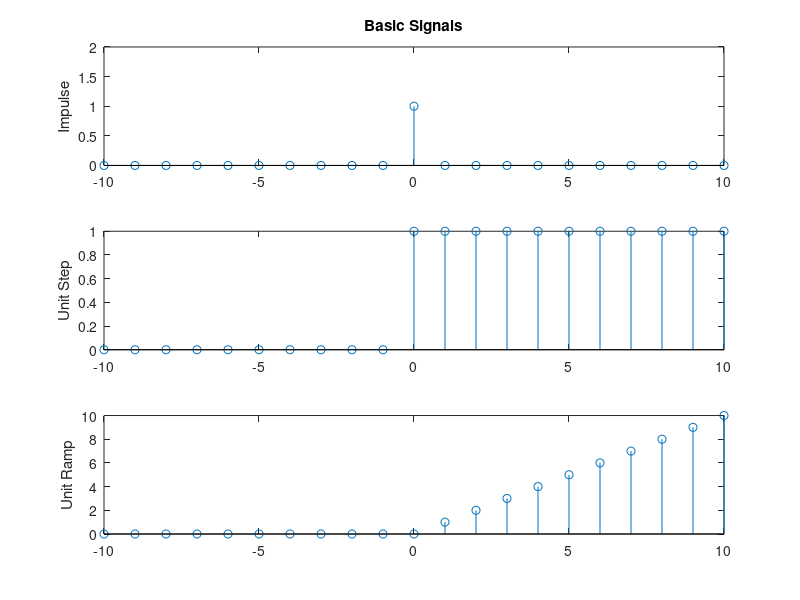

Here is the MATLAB script that generated this plot:
n = -10:10;
x1 = 1*(n==0);
x2 = 1*(n>=0);
x3 = n.*(n>0);
figure(9)
subplot(311)
stem(n,x1)
title('Basic Signals')
ylabel('Impulse')
axis([-10 10 0 2])
subplot(312)
stem(n,x2)
ylabel('Unit Step')
subplot(313)
stem(n,x3)
ylabel('Unit Ramp')
axis([-10 10 0 10])
